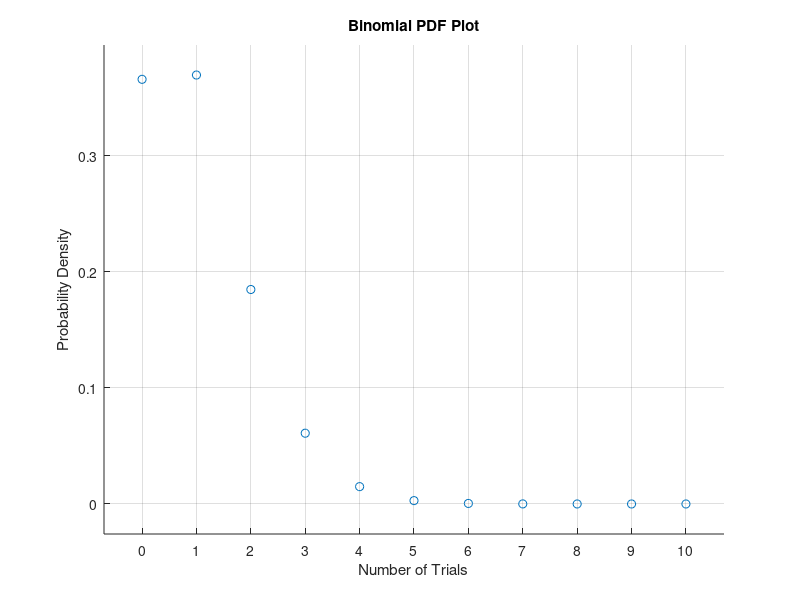
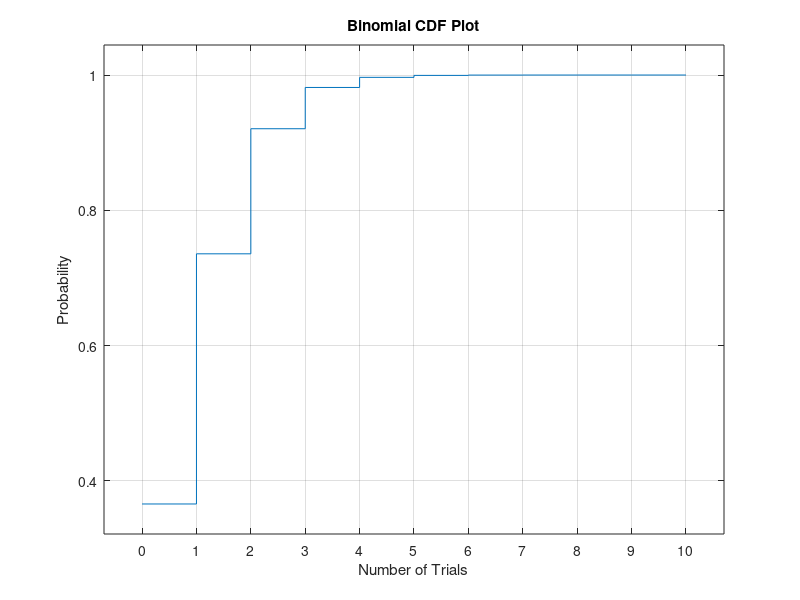
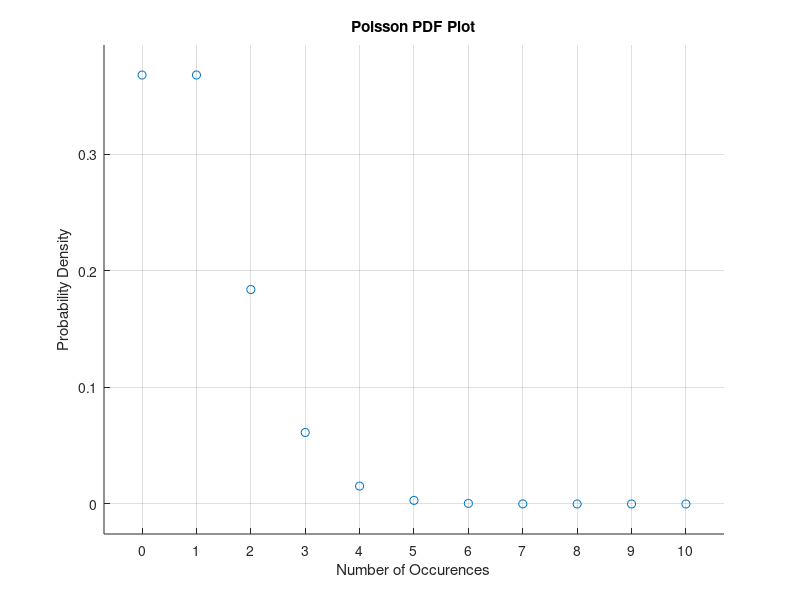
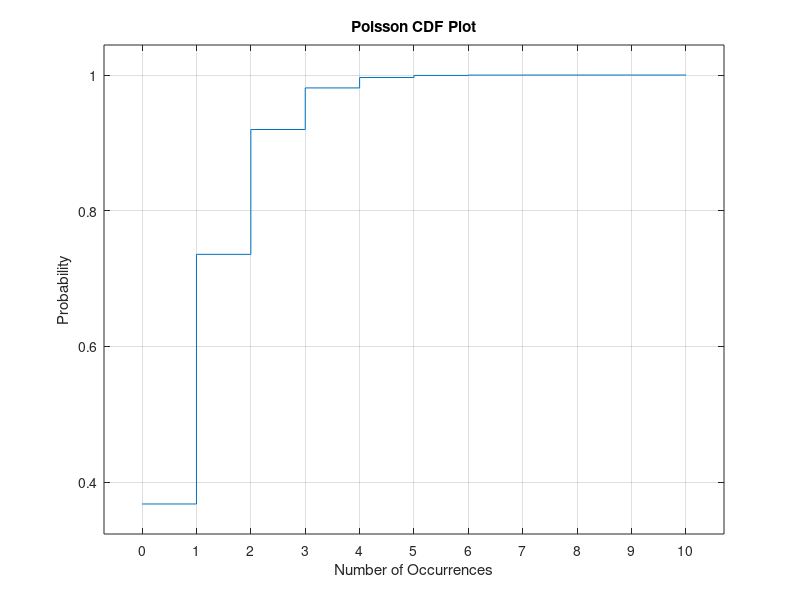

These figures' MATLAB source, in order:
n = 100;    
p = 0.01;  
lambda = 1.0;   
x = (0 : 1 : 10);   
y1 = binopdf(x, n, p); 
y2 = binocdf(x, n, p); 
y3 = poisspdf(x, lambda);  
y4 = poisscdf(x, lambda); 

% Binomial PDF Plot    
figure(1)  
scatter(x, y1); 
xticks(x);
grid on 
axis padded 
title("Binomial PDF Plot")
xlabel("Number of Trials") 
ylabel("Probability Density")

% Binomial CDF Plot    
figure(2) 
stairs(x, y2); 
xticks(x); 
grid on 
axis padded 
title("Binomial CDF Plot")
xlabel("Number of Trials") 
ylabel("Probability")

% Poisson PDF Plot    
figure (3) 
scatter(x, y3); 
xticks(x);
grid on 
axis padded 
title("Poisson PDF Plot")
xlabel("Number of Occurences") 
ylabel("Probability Density") 

% Poisson CDF Plot    
figure (4) 
stairs(x, y4);  
xticks(x)
grid on 
axis padded 
title("Poisson CDF Plot")
xlabel("Number of Occurrences") 
ylabel("Probability")  

% Poisson + Binomial PDF Plot    
figure(5)
scatter(x, y1) 
hold on 
scatter(x, y3) 
xticks(x);
grid on 
axis padded 
title("Poisson + Binomial PDF Plot")
xlabel("Number of Trials / Occurrences") 
ylabel("Probability Density")
legend("Binomial PDF", "Poisson PDF")

% Poisson + Binomial CDF Plot    
figure(6)
stairs(x, y2) 
hold on 
stairs(x, y4)  
xticks(x);
grid on 
axis padded 
title("Poisson + Binomial CDF Plot")
xlabel("Number of Trials / Occurrences") 
ylabel("Probability")
legend("Binomial CDF", "Poisson CDF", "Location", "southeast") 
 
 
